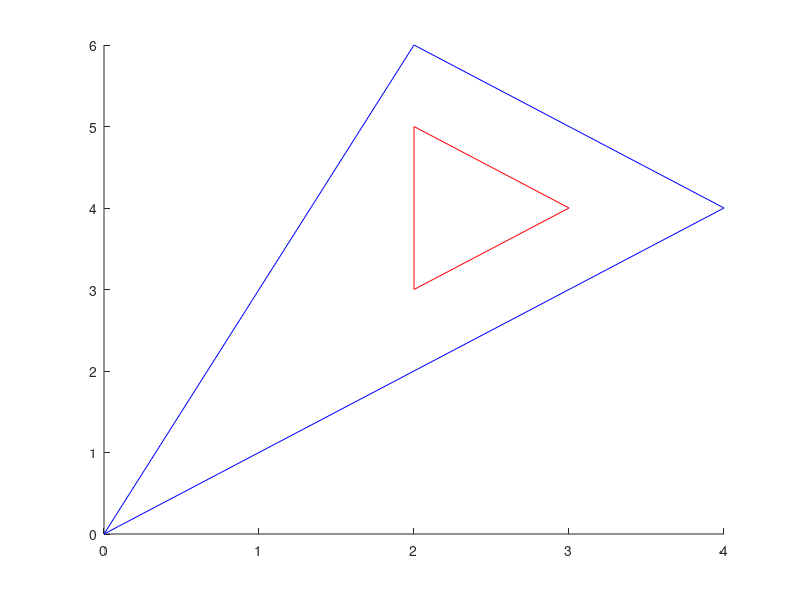

Reproduce this figure in MATLAB. (Note: this script raises an error after producing the figure.)
x = [2,2,3]; 
y = [5,3,4];
P1 = [x;y]';

x = [0,4,2];
y = [0,4,6];
P2 = [x;y]';

line([P1(:,1)' P1(1,1)],[P1(:,2)' P1(1,2)],'Color','r')
line([P2(:,1)' P2(1,1)],[P2(:,2)' P2(1,2)],'Color','b')

flag = triangle_intersection(P1,P2);
if flag == 1
    disp("Intersection")
else
    disp("No Intersection")
end